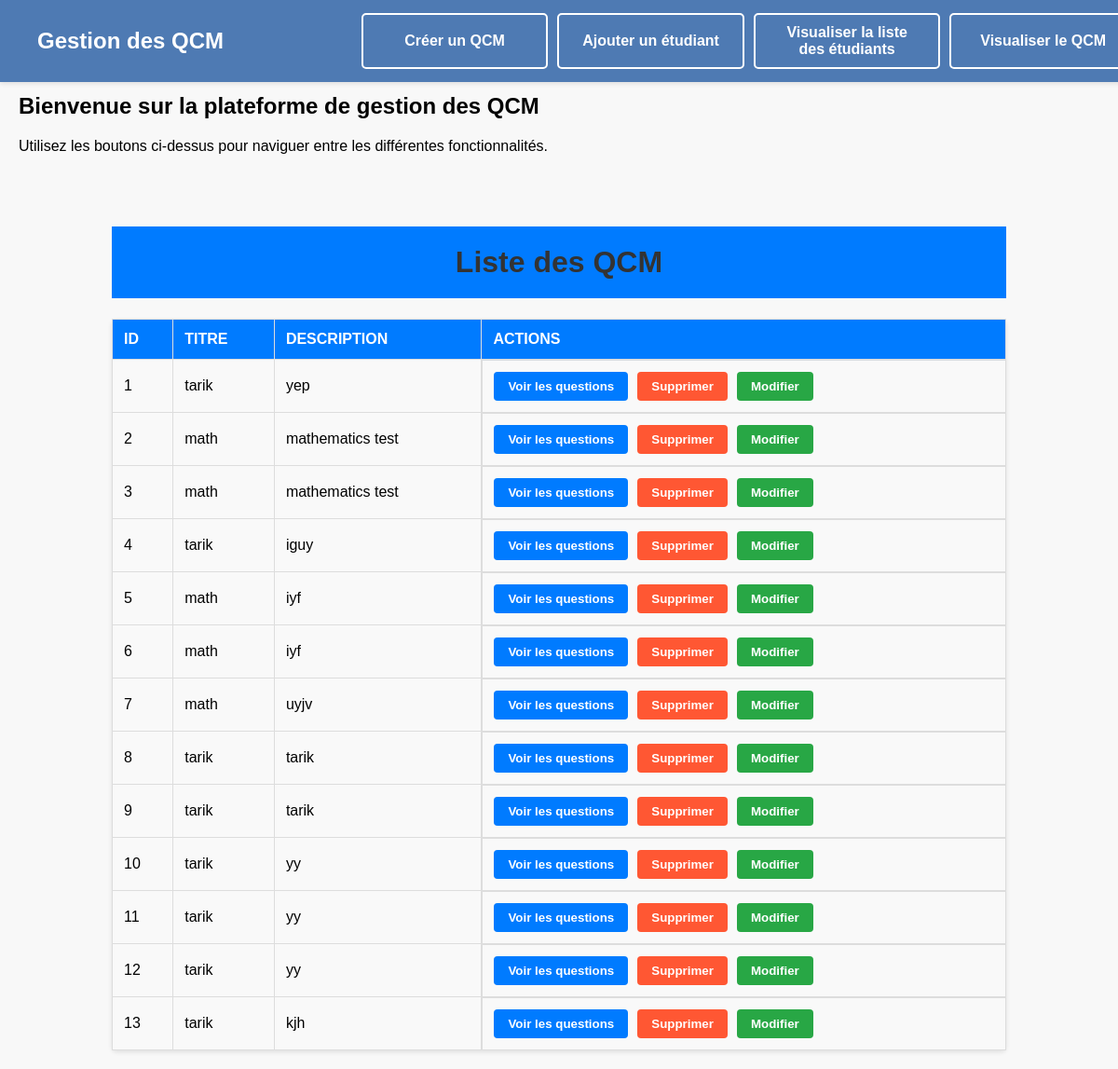
The page /visualiser_qcm.php on the database its author committed.
### tables this page shows
CREATE TABLE `qcm` (
  `id` int(11) NOT NULL,
  `titre` varchar(255) NOT NULL,
  `description` text DEFAULT NULL,
  `professeur_id` int(11) NOT NULL,
  `date_creation` timestamp NULL DEFAULT current_timestamp()
);

### visualiser_qcm.php (the view, shortened to what this page needs)
<?php
require_once 'db.php';
include('teacher_dashboard.php');
$query = "SELECT id, titre, description FROM qcm";
$result = mysqli_query($conn, $query);
?>
<!DOCTYPE html>
<html lang="fr">
<head>
</head>
<body>
<div class="container">
    <h1 class="L">Liste des QCM</h1>
    <?php if (mysqli_num_rows($result) > 0): ?>
        <table class="qcm-table">
            <thead>
                <tr>
                    <th>ID</th>
                    <th>Titre</th>
                    <th>Description</th>
                    <th>Actions</th>
                </tr>
            </thead>
            <tbody>
                <?php while ($row = mysqli_fetch_assoc($result)): ?>
                    <tr>
                        <td><?php echo htmlspecialchars($row['id']); ?></td>
                        <td><?php echo htmlspecialchars($row['titre']); ?></td>
                        <td><?php echo htmlspecialchars($row['description']); ?></td>
                        <td class="actions">
                            <form action="visualiser_questions.php" method="get">
                                <button type="submit" class="btn-view">Voir les questions</button>
                            </form>
                            <form action="supprimer_qcm.php" method="post" onsubmit="return confirm('Êtes-vous sûr de vouloir supprimer ce QCM ?');">
                                <button type="submit" class="btn-delete">Supprimer</button>
                            </form>
                            <form action="modifier_qcm.php" method="get">
                                <button type="submit" class="btn-edit">Modifier</button>
                            </form>
                        </td>
                    </tr>
                <?php endwhile; ?>
            </tbody>
        </table>
    <?php else: ?>
        <p>Aucun QCM trouvé.</p>
    <?php endif; ?>
</div>
</body>
</html>

### teacher_dashboard.php (shortened to what this page needs)
<!DOCTYPE html>
<html lang="fr">
<head>
</head>
<body>
    <header>
        <div class="nav-container">
            <h1>Gestion des QCM</h1>
            <div class="nav-buttons">
                <button onclick="creerQCM()">Créer un QCM</button>
                <button onclick="ajouterEtudiant()">Ajouter un étudiant</button>
                <button onclick="visualiserEtudiants()">Visualiser la liste des étudiants</button>
                <button onclick="visualiserQCM()">Visualiser le QCM</button>
            </div>
        </div>
    </header>
    <main>
        <h2>Bienvenue sur la plateforme de gestion des QCM</h2>
        <p>Utilisez les boutons ci-dessus pour naviguer entre les différentes fonctionnalités.</p>
    </main>
</body>
</html>

### teacher_dashboard.php (style rules this page uses)
body { font-family: Arial, sans-serif; margin: 0; padding: 0; background-color: #f4f4f4; }
header { background-color:rgb(78, 122, 179); padding: 10px 20px; box-shadow: 0 2px 5px rgba(0, 0, 0, 0.1); position: fixed; top: 0; left: 0; width: 100%; z-index: 1000; }
.nav-container { display: flex; justify-content: space-between; align-items: center; max-width: 1200px; margin: 0 auto; }
.nav-container h1 { color: #fff; margin: 0; font-size: 24px; }
.nav-buttons { display: flex; gap: 10px; }
.nav-buttons button { padding: 10px 20px; font-size: 16px; color: #fff; background-color: transparent; border: 2px solid #fff; border-radius: 5px; cursor: pointer; transition: background-color 0.3s ease, color 0.3s ease; }
main { padding: 80px 20px 20px; max-width: 1200px; margin: 0 auto; }

### visualiser_qcm.php (style rules this page uses)
body { font-family: Arial, sans-serif; background-color: #f8f8f8; margin: 0; padding: 0; box-sizing: border-box; }
.L { text-align: center; color: #333; padding: 20px; background-color: #007bff; }
h1 { text-align: center; color: #333; padding: 20px; }
.container { width: 80%; margin: 0 auto; padding: 20px; }
table.qcm-table { width: 100%; margin-top: 20px; border-collapse: collapse; background-color: #fff; border-radius: 5px; box-shadow: 0 2px 5px rgba(0, 0, 0, 0.1); }
th, td { padding: 12px; text-align: left; border: 1px solid #ddd; }
th { background-color: #007bff; color: white; text-transform: uppercase; font-weight: bold; }
td { background-color: #f9f9f9; }
tbody tr:nth-child(odd) { background-color: #f1f1f1; }
.actions { display: flex; gap: 10px; align-items: center; }
button { padding: 8px 15px; border-radius: 4px; border: none; cursor: pointer; font-weight: bold; width: 100%; text-align: center; }
.btn-view { background-color: #007BFF; color: white; }
.btn-delete { background-color: #ff5733; color: white; }
.btn-edit { background-color: #28a745; color: white; }

### rows shown on the page
qcm: id "1", titre "tarik", description "yep"
qcm: id "2", titre "math", description "mathematics test"
qcm: id "3", titre "math", description "mathematics test"
qcm: id "4", titre "tarik", description "iguy"
qcm: id "5", titre "math", description "iyf"
qcm: id "6", titre "math", description "iyf"
qcm: id "7", titre "math", description "uyjv"
qcm: id "8", titre "tarik", description "tarik"
qcm: id "9", titre "tarik", description "tarik"
qcm: id "10", titre "tarik", description "yy"
qcm: id "11", titre "tarik", description "yy"
qcm: id "12", titre "tarik", description "yy"
qcm: id "13", titre "tarik", description "kjh"
